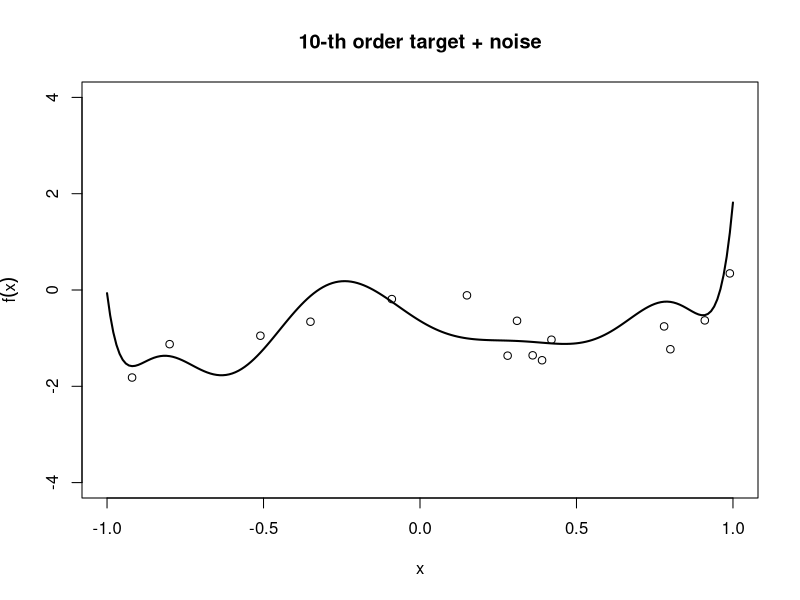

The R source for this figure: (Note: a time limit stopped this script after it produced the figure.)
rm(list = ls(all = TRUE))

#------------------------------------
# Load Libraries
#------------------------------------

library(ggplot2)
library(tidyr)
library(viridis)


#---------------------------------
# QUESTION 3(a)
#---------------------------------

# Legendre polynomials
Legendre=function(x,q){     # q = order of the Legendre polynomial
  val=0
  for(k in 0:q){
    val=val+((x^k)*choose(q,k)*choose((q+k-1)/2,q))
  }
  return((2^q)*val)
}



# Creates random polynomial target functions: Equation (3)
rLegfunc=function(x,Q_f){      # Q_f = order of the polynomial f(x)
  val=0
  beta=runif((Q_f+1),-1,1)  
  for(q in 0:Q_f){
    val = val+(Legendre(x,q)*beta[q+1])  
    val = scale(val, center = F, scale = T)  # scaling betas so that E[f^2]=1
  }
  return(val)
}



# simulates a dataset with target y=f(x) of size n with noise sig
generator=function(n,x,y,sig){
  l       <- length(y)       
  dat     <- matrix(rep(NA,2*n),ncol=n)  # n x 2 matrix - storage 
  dat_ind <- floor(runif(n)*l)+1         # randomly choosing elements to extract from our data [x,y]
  # runif(n) generates n random numbers between 0-1 - this can be seen as proportion
  # runif(n)*l then generates n proportions of l
  # floor() rounds these numbers down - because to select elements we need whole numbers
  # +1 ensures that the smallest number is 1 and not 0
  ydat    <- y[dat_ind]+rnorm(n,0,sig)  # picking out the responses from the target function and adding noise
  xdat    <- x[dat_ind]                 # picking out the corresponding x values
  Data    <- data.frame(xdat,ydat)      # combine
  return(Data)
}




# 10-th order target with noise (plot of what one of the datasets could look like)
x<-seq(-1,1,0.01);n=15;sig=0.5;Q_f=10;
plot(c(min(x),max(x)),c(-4,4),main="10-th order target + noise",type="n",xlab="x",ylab=expression(f(x)))
set.seed(123)
y=rLegfunc(x,Q_f)
lines(x,y,type="l",lwd=2)  # true target function
d<-generator(n,x,y,sig)
points(d$xdat,d$ydat)      # simulated data with noise
mean(y^2)   # scaled as desired 


# Create sequence of N's and sigma's
N   <- seq(20, 110, 1)       # 20 ≤ N ≤ 110
K   <- 0.01                    # INCREASE RESOLUTION LATER
sig <- seq(0.2, (1.1-K), K)   # 0.2 ≤ σ < 1.1 

# creat a vector of all possible combinations of N and sig
lat     <- expand.grid(N,sig)    # each row is a different N*sig combo
names(lat) <- c("N", "sig")



# Do M times:
# Need to generate a separate dataset for each row of lat (i.e. each combination of N and sig).
# Then for each dataset: 
# fit g_2 and g_10
# Then calculate Eout for g_2 and g_10 separately
# Then calculate  the difference Eout(g10)-Eout(g2)
# Take average to get overfit measure E[Eout(g10)-Eout(g2)]
# should have 2*dim(lat)[1] overfit estimates



# Initialise:
x <- seq(-1,1,0.01)       # domain
set.seed(123)
y <- rLegfunc(x,Q_f=10)   # target function / true responses




# Calculate Responses for fitted Model:
fit=function(x,model){
  v=0
  for(i in 1:length(model$coefficient)){
    v=v+(model$coefficient[i]*(x^(i-1)))
  }
  return(v)
}

# gives the bias for a given fitted model (DOES NOT ACCOUNT FOR VARIABILITY IN THE DATA)
fdiff=function(x,target,model){
  f=fit(x,model)
  return((t(f-target)%*%(f-target))*(x[2]-x[1])*1/(max(x)-min(x)))  #  CHECK 1/(max(x)-min(x)) TERM !!!!!!!!!!!
}




M = 1000
sum.err.overfit = 0
set.seed(123)
for(i in 1:M){
  
  # Intialise
  dat <- list()
  g_2 <- list()
  g_10 <- list()
  err.out.2 <- c()
  err.out.10 <- c()
  
  # For each combo of N and sig:
  for (j in 1:(dim(lat)[1])) {
    
    # Generate dataset
    dat[[j]] <- generator(lat[j,1], x, y, lat[j,2])
    
    # Fit g_2 
    g_2[[j]] <- lm(dat[[j]]$ydat~dat[[j]]$xdat+I(dat[[j]]$xdat^2))
    # Fit g_10
    g_10[[j]] <- lm(dat[[j]]$ydat~dat[[j]]$xdat+I(dat[[j]]$xdat^2)+I(dat[[j]]$xdat^3)+I(dat[[j]]$xdat^4)+I(dat[[j]]$xdat^5)+I(dat[[j]]$xdat^6)+I(dat[[j]]$xdat^7)+I(dat[[j]]$xdat^8)+I(dat[[j]]$xdat^9)+I(dat[[j]]$xdat^10))
    
    # Estimate Eout for g2
    err.out.2[j] <- fdiff(x,y,g_2[[j]]) + (lat[j,2])^2 
    # Estimate Eout for g10
    err.out.10[j] <- fdiff(x,y,g_10[[j]]) + (lat[j,2])^2
  }
  
  
  Err.overfit <- err.out.10 - err.out.2
  
  sum.err.overfit <- sum.err.overfit + Err.overfit
  
}


# Expected Overfit:
(exp.err.overfit <- sum.err.overfit/M)









# Need to convert err.out's to matrices for contour plot function

# Z
overfit_trans <- log(exp.err.overfit - min(exp.err.overfit)+0.01) - log(-min(exp.err.overfit)-0.01)
mat      <- cbind(lat, overfit_trans)
mat$N    <- as.factor(mat$N)
mat$sig  <- as.factor(mat$sig)
z        <- matrix(NA, nrow = length(levels(mat$sig)),  
                   ncol = length(levels(mat$N)))   # cols are N, rows are Sig 
# set x = N, y = sigma
z
for (i in 1:length(levels(mat$N))) {        # columns / N
  for(j in 1: length(levels(mat$sig))){     # rows / sig
    a      <- which(mat$N == levels(mat$N)[i])
    b      <- which(mat$sig == levels(mat$sig)[j])
    ind    <- intersect(a,b)
    z[j,i] <- mat$overfit_trans[ind]
  }
  
}

z







# Contour Plot:
filled.contour(x=N, y=sig,  
               t(z), 
               xlab="N", ylab="Sigma",
               color.palette=viridis) 
